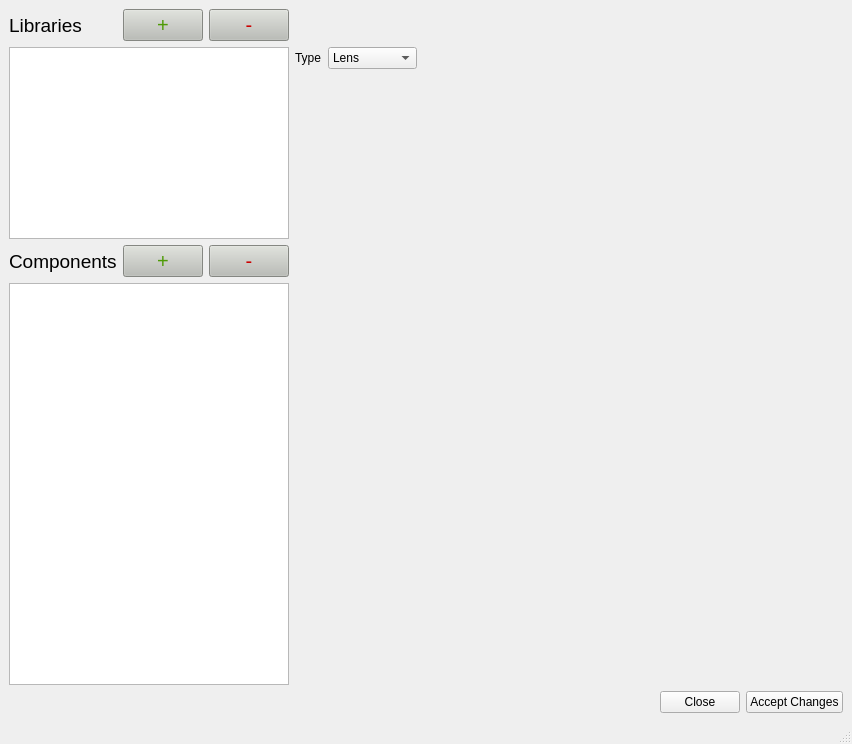
<?xml version="1.0" encoding="UTF-8"?>
<ui version="4.0">
 <class>MainWindow</class>
 <widget class="QMainWindow" name="MainWindow">
  <property name="enabled">
   <bool>true</bool>
  </property>
  <property name="geometry">
   <rect>
    <x>0</x>
    <y>0</y>
    <width>852</width>
    <height>744</height>
   </rect>
  </property>
  <property name="windowTitle">
   <string>Library Manager</string>
  </property>
  <widget class="QWidget" name="centralwidget">
   <layout class="QGridLayout" name="gridLayout_3">
    <item row="3" column="0">
     <widget class="QLabel" name="label_8">
      <property name="font">
       <font>
        <pointsize>14</pointsize>
       </font>
      </property>
      <property name="text">
       <string>Components</string>
      </property>
     </widget>
    </item>
    <item row="1" column="4" rowspan="4" colspan="2">
     <layout class="QGridLayout" name="gridLayout">
      <item row="0" column="0">
       <widget class="QLabel" name="label">
        <property name="text">
         <string>Type</string>
        </property>
       </widget>
      </item>
      <item row="1" column="0" colspan="3">
       <layout class="QGridLayout" name="propertyLayout">
        <item row="0" column="0">
         <spacer name="verticalSpacer">
          <property name="orientation">
           <enum>Qt::Vertical</enum>
          </property>
          <property name="sizeHint" stdset="0">
           <size>
            <width>20</width>
            <height>40</height>
           </size>
          </property>
         </spacer>
        </item>
       </layout>
      </item>
      <item row="0" column="1">
       <widget class="QComboBox" name="comboBox_type">
        <item>
         <property name="text">
          <string>Lens</string>
         </property>
        </item>
        <item>
         <property name="text">
          <string>Mirror</string>
         </property>
        </item>
        <item>
         <property name="text">
          <string>Thick Lens</string>
         </property>
        </item>
        <item>
         <property name="text">
          <string>ABCD</string>
         </property>
        </item>
       </widget>
      </item>
     </layout>
    </item>
    <item row="0" column="1">
     <widget class="QPushButton" name="button_add_lib">
      <property name="font">
       <font>
        <pointsize>15</pointsize>
       </font>
      </property>
      <property name="styleSheet">
       <string notr="true">color: rgb(78, 154, 6);
background-color: rgb(186, 189, 182);</string>
      </property>
      <property name="text">
       <string>+</string>
      </property>
     </widget>
    </item>
    <item row="4" column="0" colspan="3">
     <widget class="QListView" name="listView_lib_components"/>
    </item>
    <item row="1" column="6">
     <spacer name="horizontalSpacer">
      <property name="orientation">
       <enum>Qt::Horizontal</enum>
      </property>
      <property name="sizeHint" stdset="0">
       <size>
        <width>40</width>
        <height>20</height>
       </size>
      </property>
     </spacer>
    </item>
    <item row="0" column="0">
     <widget class="QLabel" name="label_7">
      <property name="font">
       <font>
        <pointsize>14</pointsize>
       </font>
      </property>
      <property name="text">
       <string>Libraries</string>
      </property>
     </widget>
    </item>
    <item row="1" column="0" rowspan="2" colspan="3">
     <widget class="QListView" name="listView_libraries"/>
    </item>
    <item row="3" column="2">
     <widget class="QPushButton" name="button_delete_component">
      <property name="font">
       <font>
        <pointsize>15</pointsize>
       </font>
      </property>
      <property name="styleSheet">
       <string notr="true">color: rgb(204, 0, 0);
background-color: rgb(186, 189, 182);</string>
      </property>
      <property name="text">
       <string>-</string>
      </property>
     </widget>
    </item>
    <item row="0" column="2">
     <widget class="QPushButton" name="button_delete_lib">
      <property name="font">
       <font>
        <pointsize>15</pointsize>
       </font>
      </property>
      <property name="styleSheet">
       <string notr="true">color: rgb(204, 0, 0);
background-color: rgb(186, 189, 182);</string>
      </property>
      <property name="text">
       <string>-</string>
      </property>
     </widget>
    </item>
    <item row="3" column="1">
     <widget class="QPushButton" name="button_add_component">
      <property name="font">
       <font>
        <pointsize>15</pointsize>
       </font>
      </property>
      <property name="styleSheet">
       <string notr="true">color: rgb(78, 154, 6);
background-color: rgb(186, 189, 182);</string>
      </property>
      <property name="text">
       <string>+</string>
      </property>
     </widget>
    </item>
    <item row="5" column="6">
     <layout class="QHBoxLayout" name="horizontalLayout">
      <item>
       <spacer name="horizontalSpacer_2">
        <property name="orientation">
         <enum>Qt::Horizontal</enum>
        </property>
        <property name="sizeHint" stdset="0">
         <size>
          <width>40</width>
          <height>20</height>
         </size>
        </property>
       </spacer>
      </item>
      <item>
       <widget class="QPushButton" name="button_close">
        <property name="text">
         <string>Close</string>
        </property>
       </widget>
      </item>
      <item>
       <widget class="QPushButton" name="button_accept_changes">
        <property name="text">
         <string>Accept Changes</string>
        </property>
       </widget>
      </item>
     </layout>
    </item>
   </layout>
  </widget>
  <widget class="QStatusBar" name="statusbar"/>
 </widget>
 <resources/>
 <connections/>
</ui>
